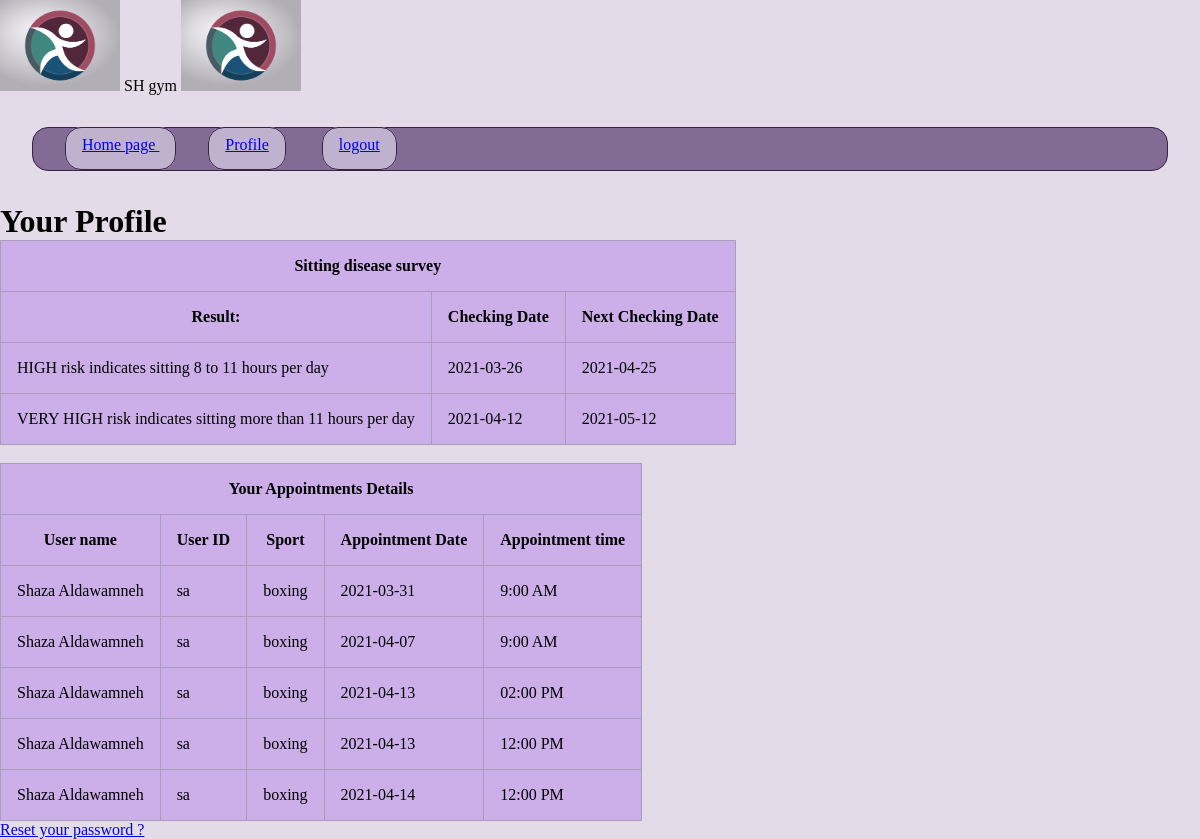
The page /profile (signed in) on the database its author committed.
### tables this page shows
CREATE TABLE profile 
(
    user_id TEXT NOT NULL,
    act_result TEXT NOT NULL,
    check_date DATE NOT NULL,
    next_check DATE NOT NULL
);

CREATE TABLE users 
(
    user_name TEXT NOT NULL,
    user_surname TEXT NOT NULL,
    user_id TEXT PRIMARY KEY,
    password TEXT NOT NULL
);

CREATE TABLE appointments 
(
    sport_id INTEGER NOT NULL,
    sport_name TEXT NOT NULL,
    timeDate DATE NOT NULL,
    timeHM TEST NOT NULL,
    user_id TEXT NOT NULL

);

### app.py (the view)
@app.route("/profile", methods=["GET", "POST"])
@login_required
def profile():
    user_id = session["user_id"]
    db = get_db()
    user_result_and_date = db.execute("""SELECT * from profile
        WHERE user_id=?""",(user_id,)).fetchall()
    userInfo = db.execute("""SELECT sport_name, timeDate,timeHM,user_id FROM appointments
        WHERE user_id=?""",(user_id,)).fetchall()
    user_full_name = db.execute("""SELECT user_name,user_surname  FROM users
        WHERE user_id=?""",(user_id,)).fetchall()
    return render_template("profile.html", userInfo = userInfo,user_full_name =user_full_name, user_result_and_date = user_result_and_date)

### app.py (called while the page is built)
@app.teardown_appcontext
def close_db_at_end_of_request(e =None):
    close_db(e)

@app.before_request
def load_logged_in_user():
    g.user = session.get("user_id", None)

def login_required(view):
    @wraps(view)
    def wrapped_view(**kwargs):
        if g.user is None:
            return redirect(url_for("login", next=request.url))
        return view(**kwargs)
    return wrapped_view

### database.py (called while the page is built)
def get_db():
    if "db" not in g:
        g.db = sqlite3.connect(DATABASE,
            detect_types=sqlite3.PARSE_DECLTYPES
        )
        g.db.row_factory = sqlite3.Row
    return g.db

### templates/profile.html
{% extends "base.html" %}
{% block main_content %}
<h1> Your Profile </h1>
<table>
    <tr>
        <th colspan = "3" scope = "col">Sitting disease survey</th>
    </tr>
    <tr>
        <th>Result:</th>
        <th>Checking Date</th>
        <th>Next Checking Date</th>
    </tr>
    {% for i in user_result_and_date %}
    <tr>
        <td>{{i["act_result"]}} </td>
        <td>{{i["check_date"]}}</td>
        <td>{{i["next_check"]}} </td>
    </tr>
{% endfor %}
</table>
<br>
<table>
    <tr>
        <th colspan = "5" scope = "col">Your Appointments Details</th>
    </tr>
    <tr>
        <th>User name</th>
        <th>User ID</th>
        <th>Sport</th>
        <th>Appointment Date</th>
        <th>Appointment time</th>
    </tr>
    {% for info in userInfo %}
    <tr>
        {% for userName in user_full_name %}
        <td>{{userName["user_name"]}} {{userName["user_surname"]}}</td>
        {% endfor %}
        <td>{{ info["user_id"] }}</td>
        <td>{{ info["sport_name"] }}</td>
        <td>{{ info["timeDate"] }}</td>
        <td>{{ info["timeHM"] }}</td>
    </tr>
    {% endfor %}
</table>
<a href="{{url_for('reset')}}"> Reset your password ? </a>
{% endblock %}

### templates/base.html (shortened to what this page needs)
<!DOCTYPE html>
<html lang = "en">
<head>
    <link rel="stylesheet" href="static/ca1.css"/>
</head>
<body>
    <header>
        <img src="static/logo.png" alt=""> SH gym <img src="static/logo.png" alt="">
        {% if g.user %}
        <section>
            <a id = "mp"href="{{url_for('index')}}"> Home page </a>
            <a id = "mo" href="{{ url_for('profile') }}">Profile</a>
            <a id = "mn" href="{{ url_for('logout') }}">logout</a>
        </section>
        {% else %}
        <section>
            <a id = "mn" href="{{url_for('index')}}"> Home page </a>
            <a  id = "mn"href="{{ url_for('login') }}">login</a>
            <a id = "mn"href="{{ url_for('register') }}">Register</a>
        </section>
        {% endif %}
    </header>
    {% block main_content %}
    {% endblock %}
</body>
</html>

### static/ca1.css (style rules this page uses)
*, *::before, *:after { box-sizing: border-box; }
* { margin:0; padding:0; }
:root { --main-color: rgb(168, 158, 185); --main-bgcolor: rgb(228, 219, 233); --main-color2: rgb(194, 162, 207); --pargraph-background: rgb(146, 209, 146); --spicial-text-color: rgb(28, 197, 28); font-size: 16px; font-family: 'Lobster', cursive; }
#mp, #mo, #mn { padding: 0.5rem 1rem 1rem 1rem; border-radius: 1rem; border: 1px solid rgb(53, 36, 70); margin: 1rem; background-color: rgb(192, 177, 207); }
header>section { padding: 0.5rem 1rem 1rem 1rem; border-radius: 1rem; border: 1px solid rgb(53, 36, 70); margin: 2rem; background-color: rgb(130, 107, 149); }
section { padding: 0.5rem 1rem 1rem 1rem; border-radius: 1rem; border: 1px solid rgb(160, 136, 184); margin: 2rem; background-color: rgb(181, 154, 206); }
html { background-image: url("background.jpg"); resize: both; background-size: cover; width: 100%; height: 100%; background-color: var(--main-bgcolor); scroll-behavior: smooth; }
header>img { width:10% }
table { justify-items: center; border-collapse: collapse; border: 1px solid var(--main-color); }
td, th { vertical-align: middle; border: 1px solid var(--main-color); padding: 1rem; background-color: rgb(204, 174, 233); }
th { text-align: center; }

### rows shown on the page
profile: act_result "HIGH risk indicates sitting 8 to 11 hours per day", check_date "2021-03-26", next_check "2021-04-25"
profile: act_result "VERY HIGH risk indicates sitting more than 11 hours per day", check_date "2021-04-12", next_check "2021-05-12"
appointments: user_id "sa", sport_name "boxing", timeDate "2021-03-31", timeHM "9:00 AM"
users: user_name "Shaza", user_surname "Aldawamneh"
appointments: user_id "sa", sport_name "boxing", timeDate "2021-04-07", timeHM "9:00 AM"
appointments: user_id "sa", sport_name "boxing", timeDate "2021-04-13", timeHM "02:00 PM"
appointments: user_id "sa", sport_name "boxing", timeDate "2021-04-13", timeHM "12:00 PM"
appointments: user_id "sa", sport_name "boxing", timeDate "2021-04-14", timeHM "12:00 PM"
